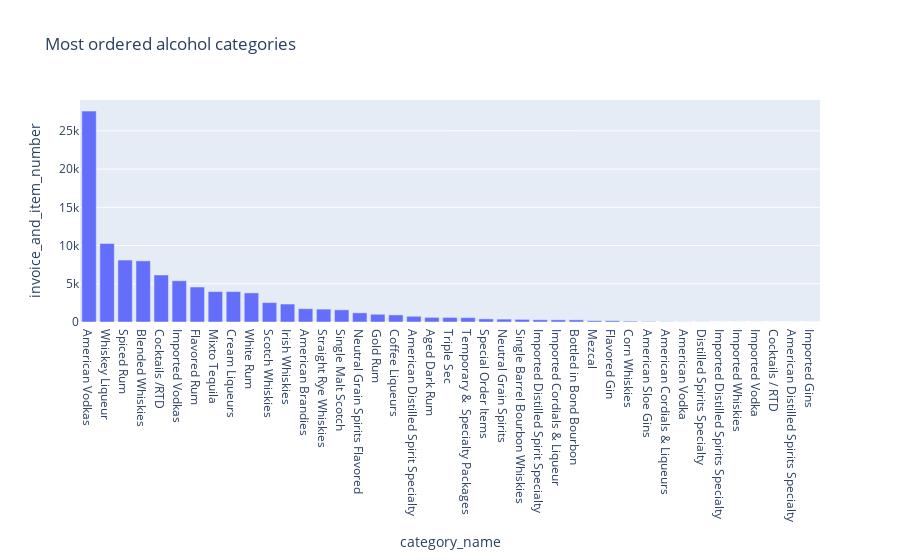

Notebook code cell kept with this figure:
### Code cell
px.bar(top_categories, x='category_name', y='invoice_and_item_number', title='Most ordered alcohol categories')

### Figure 1 — Plotly figure (JSON) as saved in the notebook; plotly's stock layout.template omitted (floating-point values rounded to 4 significant figures)
{"data": [{"alignmentgroup": "True", "hovertemplate": "category_name=%{x}<br>invoice_and_item_number=%{y}<extra></extra>", "legendgroup": "", "marker": {"color": "#636efa", "pattern": {"shape": ""}}, "name": "", "offsetgroup": "", "orientation": "v", "showlegend": false, "textposition": "auto", "type": "bar", "x": ["American Vodkas", "Whiskey Liqueur", "Spiced Rum", "Blended Whiskies", "Cocktails /RTD", "Imported Vodkas", "Flavored Rum", "Mixto Tequila", "Cream Liqueurs", "White Rum", "Scotch Whiskies", "Irish Whiskies", "American Brandies", "Straight Rye Whiskies", "Single Malt Scotch", "Neutral Grain Spirits Flavored", "Gold Rum", "Coffee Liqueurs", "American Distilled Spirit Specialty", "Aged Dark Rum", "Triple Sec", "Temporary &  Specialty Packages", "Special Order Items", "Neutral Grain Spirits", "Single Barrel Bourbon Whiskies", "Imported Distilled Spirit Specialty", "Imported Cordials & Liqueur", "Bottled in Bond Bourbon", "Mezcal", "Flavored Gin", "Corn Whiskies", "American Sloe Gins", "American Cordials & Liqueurs", "American Vodka", "Distilled Spirits Specialty", "Imported Distilled Spirits Specialty", "Imported Whiskies", "Imported Vodka", "Cocktails / RTD", "American Distilled Spirits Specialty", "Imported Gins"], "xaxis": "x", "y": [27586, 10277, 8104, 7995, 6150, 5397, 4575, 3980, 3978, 3808, 2539, 2351, 1742, 1686, 1592, 1201, 1012, 929, 747, 607, 601, 573, 407, 378, 344, 293, 286, 284, 169, 169, 106, 64, 28, 15, 13, 4, 2, 2, 2, 1, 1], "yaxis": "y"}], "layout": {"barmode": "relative", "legend": {"tracegroupgap": 0}, "title": {"text": "Most ordered alcohol categories"}, "xaxis": {"anchor": "y", "domain": [0, 1], "title": {"text": "category_name"}}, "yaxis": {"anchor": "x", "domain": [0, 1], "title": {"text": "invoice_and_item_number"}}}}
